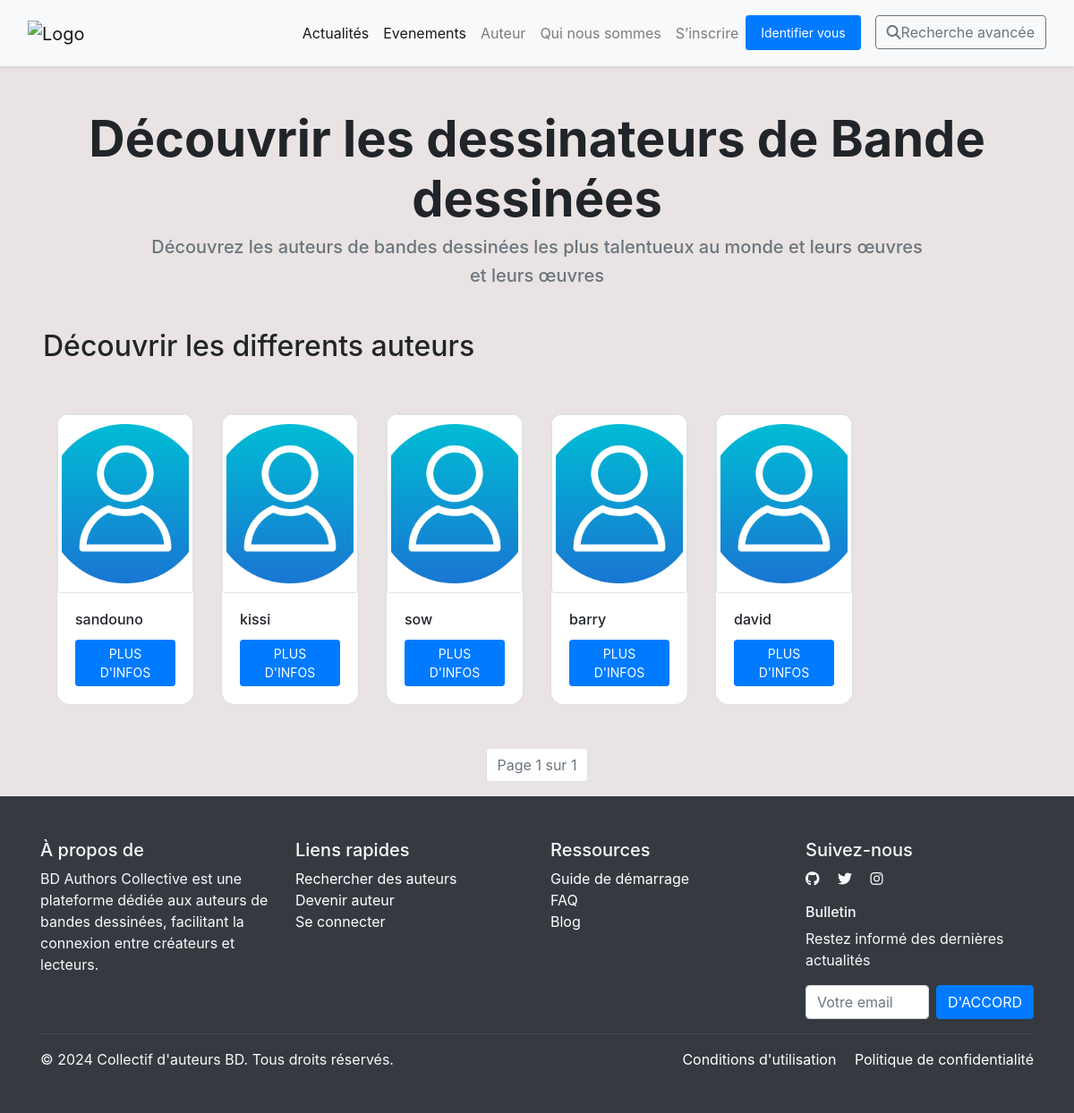
Page /gestion_content/auteur on the earlier database version.
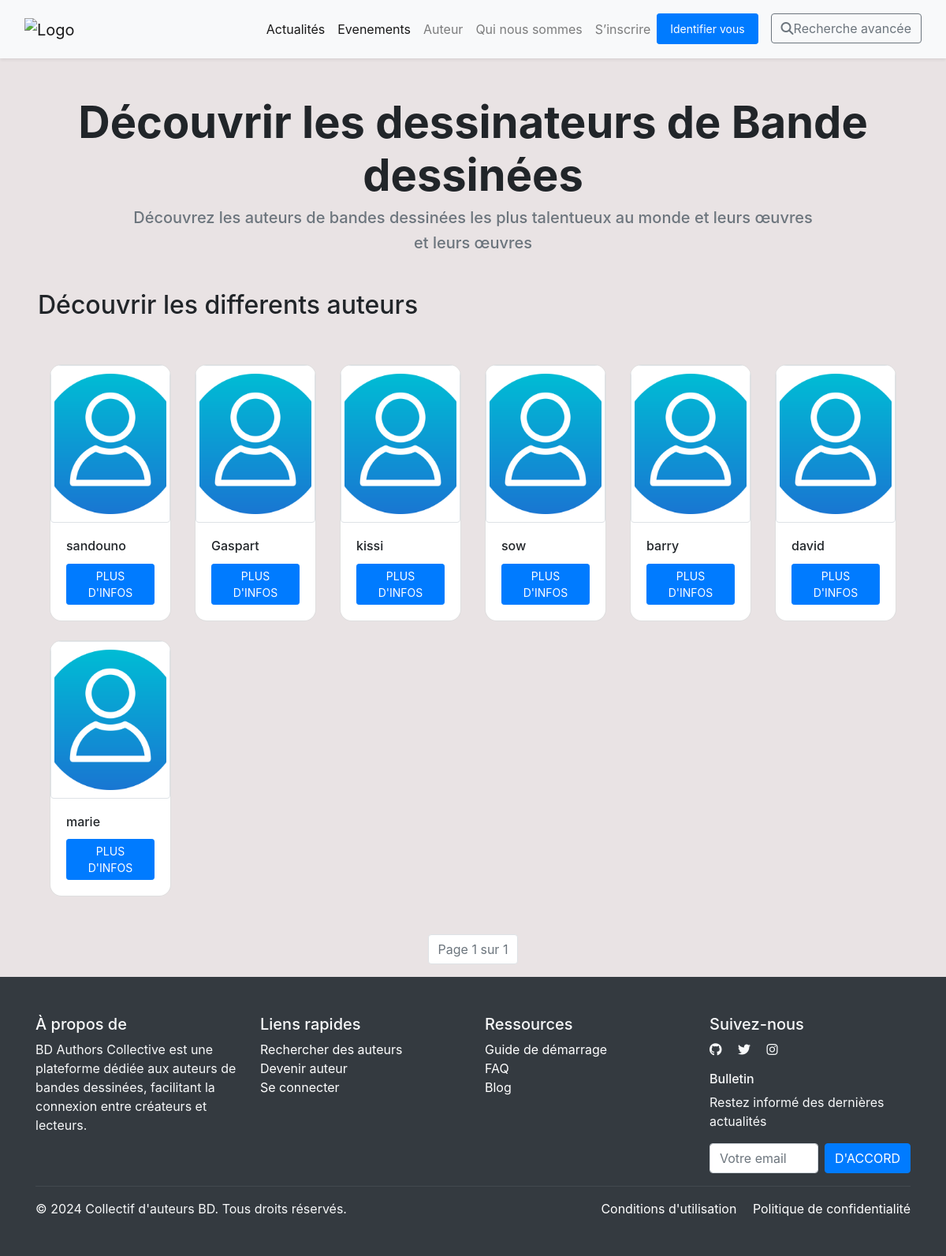
Same page on the later database version.
### gestion_utilisateur/models.py (models this page shows, shortened)
class Utilisateur(AbstractUser):
    Role_choice = [
        ('auteur','auteur'),
        ('lecteur','lecteur')
    ]
    Annee_Experience = [
        ('0-2 ans','0-2 ans'),
        ('3-5 ans','3-5 ans'),
        ('5-10 ans','5-10 ans'),
        ('plus de 10 ans','plus de 10 ans')
    ]
    PAYS_AFRICAINS = [
    ("Algérie", "Algérie"), ("Angola", "Angola"), ("Bénin", "Bénin"), ("Botswana", "Botswana"),
    ("Burkina Faso", "Burkina Faso"), ("Burundi", "Burundi"), ("Cameroun", "Cameroun"),
    ("Cap-Vert", "Cap-Vert"), ("République Centrafricaine", "République Centrafricaine"),
    ("Tchad", "Tchad"), ("Comores", "Comores"), ("Congo-Brazzaville", "Congo-Brazzaville"),
    ("Congo-Kinshasa", "Congo-Kinshasa"), ("Djibouti", "Djibouti"), ("Égypte", "Égypte"),
    ("Guinée Équatoriale", "Guinée Équatoriale"), ("Érythrée", "Érythrée"), ("Eswatini", "Eswatini"),
    ("Éthiopie", "Éthiopie"), ("Gabon", "Gabon"), ("Gambie", "Gambie"), ("Ghana", "Ghana"),
    ("Guinée", "Guinée"), ("Guinée-Bissau", "Guinée-Bissau"), ("Côte d'Ivoire", "Côte d'Ivoire"),
    ("Kenya", "Kenya"), ("Lesotho", "Lesotho"), ("Libéria", "Libéria"), ("Libye", "Libye"),
    ("Madagascar", "Madagascar"), ("Malawi", "Malawi"), ("Mali", "Mali"), ("Mauritanie", "Mauritanie"),
    ("Maurice", "Maurice"), ("Maroc", "Maroc"), ("Mozambique", "Mozambique"), ("Namibie", "Namibie"),
    ("Niger", "Niger"), ("Nigéria", "Nigéria"), ("Rwanda", "Rwanda"), ("Sao Tomé-et-Principe", "Sao Tomé-et-Principe"),
    ("Sénégal", "Sénégal"), ("Seychelles", "Seychelles"), ("Sierra Leone", "Sierra Leone"),
    ("Somalie", "Somalie"), ("Afrique du Sud", "Afrique du Sud"), ("Soudan du Sud", "Soudan du Sud"),
    ("Soudan", "Soudan"), ("Tanzanie", "Tanzanie"), ("Togo", "Togo"), ("Tunisie", "Tunisie"),
    ("Ouganda", "Ouganda"), ("Zambie", "Zambie"), ("Zimbabwe", "Zimbabwe")
]
    role = models.CharField(max_length=120, choices=Role_choice,default='lecteur')
    annee_experience = models.CharField(max_length=120, choices=Annee_Experience,blank=True, null=True)
    bio = models.TextField()
    email = models.EmailField(unique=True)
    profil_picture = models.ImageField(upload_to='media/',blank=True,null=True)
    genres = models.ManyToManyField("gestion_content.Genre", related_name="auteurs", blank=True, null=True)
    token = models.CharField(max_length=120)
    pays = models.CharField(max_length=100, choices=PAYS_AFRICAINS, default="Cameroun",null=True)
    valid_auteur = models.BooleanField(default=False)
    USERNAME_FIELD = 'email'  #  l'email pour l'authentification
    REQUIRED_FIELDS = ['username']
    def nombre_oeuvres(self):
         return self.works.count()
    def get_drapeau(self):
        return f"https://flagcdn.com/w40/{self.pays.lower()}.png"

### gestion_content/views.py (the view)
def Auteur(request):
    auteurs_list = Utilisateur.objects.filter(role="auteur")
    usere = request.user
    try:
     profil = Utilisateur.objects.get(id=usere.id)
    except Utilisateur.DoesNotExist:
     profil = None
    genres = Genre.objects.all()
    q = request.GET.get('q', '')  # Recherche par nom d'auteur ou username
    genre_id = request.GET.get('genre', '')
    pays = request.GET.get('pays', '')
    pays_list = Utilisateur.PAYS_AFRICAINS
    if q:
        auteurs_list = auteurs_list.filter(Q(username=q) | Q(email__icontains=q))
    if genre_id:
        auteurs_list = auteurs_list.filter(genres__id=genre_id)
    if pays:
        auteurs_list = auteurs_list.filter(pays=pays)
    paginator = Paginator(auteurs_list, 30)
    page_number = request.GET.get('page')
    auteurs = paginator.get_page(page_number)
    genres = Genre.objects.all()
    return render(request, 'gestion_content/auteur.html', {
        'auteurs': auteurs,
        'genres': genres,
        'pays_list': pays_list,
        'user_authenticate': request.user.is_authenticated,
        'user': request.user,
        'profil':profil
    })

### gestion_content/templates/gestion_content/auteur.html (shortened to what the changed rows need)
{% load static %}
<!DOCTYPE html>
<html lang="fr">
<head>
    <link rel="stylesheet" href="https://cdn.jsdelivr.net/npm/bootstrap@5.3.0/dist/css/bootstrap.min.css">
    <link rel="stylesheet" href="https://cdn.jsdelivr.net/npm/bootstrap-icons/font/bootstrap-icons.css">
    <link rel="stylesheet" href="https://cdnjs.cloudflare.com/ajax/libs/font-awesome/6.5.1/css/all.min.css">
    <link rel="stylesheet" href="{% static 'gestion_content/css/bootstrap.min.css'%}">
</head>
<body style="background-color: #e9e3e4;">
    <header class="text-center my-5" id="header">
        <h1 class="fw-bold display-4 " id="typed-text">Découvrir les dessinateurs de Bande dessinées</h1>
    </header>
    <h2 class="mb-2 mx-5">Découvrir les differents auteurs</h2>
    <div class="mx-5">
        <div class="container-fluid">
            <div class=" py-5">
                <div class="row g-4">
                     {% for auteur in auteurs %}
                        <div class="col-lg-2 col-md-4 col-sm-12">
                            <div class="card ">
                                <a href="">
                                    <img  src="{% static "gestion_content/images/prof.png" %}" class="img-fluid rounded img-thumbnail  " alt="Auteur 1" style="max-width: 100%;">
                                </a>
                                <div class="card-body">
                                    <div class="d-flex justify-content-between">
                                    <h6 class="card-title">{{auteur.username}} </h6>
                                   </div>
                                   <a href="{% url 'detail_auteur' auteur.id %}" class="btn btn-primary btn-sm">PLUS D'INFOS</a>
                                </div>
                            </div>
                        </div>
                        {% empty %}
        <p class="text-center">Aucune information  dans la base de donné.</p>
                    {% endfor %}
                </div>
            </div>
        </div>
    </div>
</body>
</html>

Differences in the rows shown:
now on this page (row edited): Utilisateur: username "Gaspart"
now on this page (row edited): Utilisateur: username "marie"
